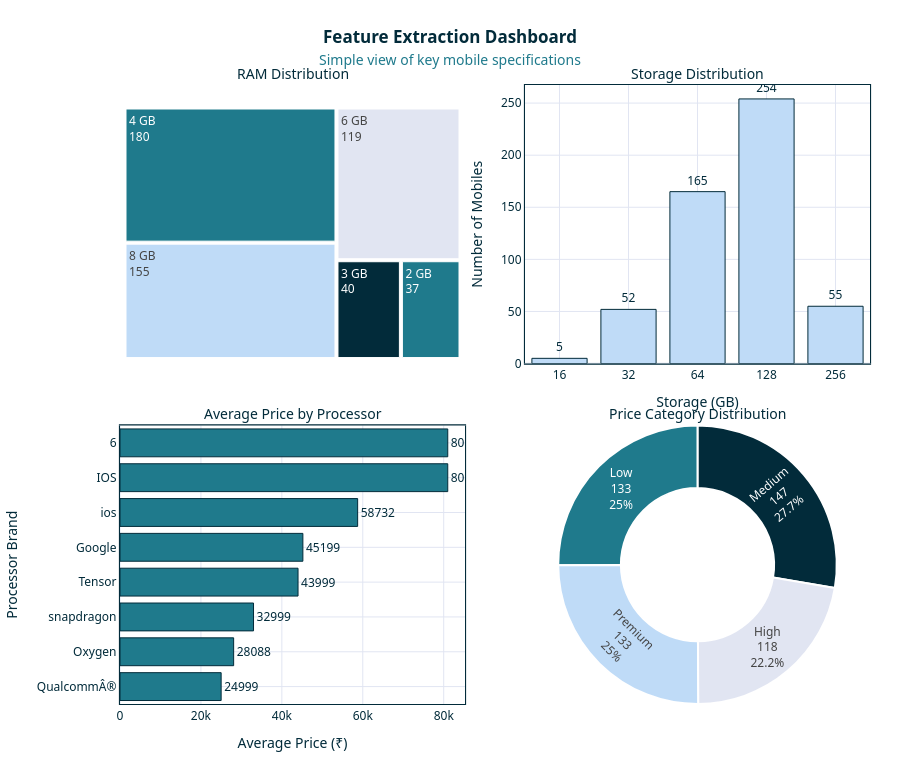

The code cell stored with this chart in its notebook:
### Code cell
colors = ["#022b3a", "#1f7a8c", "#bfdbf7", "#e1e5f2"]

ram_count = df["RAM_GB"].dropna().astype(int).value_counts().reset_index()
ram_count.columns = ["RAM", "Count"]

storage_count = df["Memory_GB"].dropna().astype(int).value_counts().sort_index().reset_index()
storage_count.columns = ["Storage", "Count"]

processor_price = df.groupby("Processor_Brand")["Price"].mean().sort_values().tail(8).reset_index()
price_counts = df["Price_Category"].value_counts()

fig = make_subplots(
    rows=2, cols=2,
    subplot_titles=[
        "RAM Distribution",
        "Storage Distribution",
        "Average Price by Processor",
        "Price Category Distribution"
    ],
    specs=[[{"type":"treemap"}, {"type":"bar"}],
           [{"type":"bar"}, {"type":"pie"}]],
    vertical_spacing=0.10,
    horizontal_spacing=0.08
)

fig.add_trace(go.Treemap(
    labels=ram_count["RAM"].astype(str) + " GB",
    parents=[""] * len(ram_count),
    values=ram_count["Count"],
    textinfo="label+value",
    marker=dict(colors=[colors[1], colors[2], colors[3], colors[0]] * 5)
), 1, 1)

fig.add_trace(go.Bar(
    x=storage_count["Storage"].astype(str),
    y=storage_count["Count"],
    text=storage_count["Count"],
    textposition="outside",
    marker=dict(color=colors[2], line=dict(color=colors[0], width=1))
), 1, 2)

fig.add_trace(go.Bar(
    x=processor_price["Price"],
    y=processor_price["Processor_Brand"],
    orientation="h",
    text=processor_price["Price"].round(0),
    textposition="outside",
    marker=dict(color=colors[1], line=dict(color=colors[0], width=1))
), 2, 1)

fig.add_trace(go.Pie(
    labels=price_counts.index,
    values=price_counts.values,
    hole=0.55,
    textinfo="label+percent+value",
    marker=dict(colors=colors, line=dict(color="white", width=2))
), 2, 2)

fig.update_layout(
    title="<b>Feature Extraction Dashboard</b><br><span style='font-size:14px;color:#1f7a8c'>Simple view of key mobile specifications</span>",
    title_x=0.5,
    template="plotly_white",
    height=760,
    showlegend=False,
    paper_bgcolor="#ffffff",
    plot_bgcolor="#ffffff",
    font=dict(family="Segoe UI", size=12, color=colors[0]),
    margin=dict(t=85, l=30, r=30, b=30)
)

fig.update_xaxes(showline=True, linewidth=1.1, linecolor=colors[0], mirror=True, gridcolor=colors[3])
fig.update_yaxes(showline=True, linewidth=1.1, linecolor=colors[0], mirror=True, gridcolor=colors[3])

fig.update_xaxes(title_text="Storage (GB)", row=1, col=2)
fig.update_yaxes(title_text="Number of Mobiles", row=1, col=2)

fig.update_xaxes(title_text="Average Price (₹)", row=2, col=1)
fig.update_yaxes(title_text="Processor Brand", row=2, col=1)

for a in fig.layout.annotations:
    a.font = dict(size=14, color=colors[0])

fig.show()

### Figure 1 — Plotly figure (JSON) as saved in the notebook; plotly's stock layout.template omitted (floating-point values rounded to 4 significant figures)
{"data": [{"domain": {"x": [0, 0.46], "y": [0.55, 1]}, "labels": ["4 GB", "8 GB", "6 GB", "3 GB", "2 GB"], "marker": {"colors": ["#1f7a8c", "#bfdbf7", "#e1e5f2", "#022b3a", "#1f7a8c", "#bfdbf7", "#e1e5f2", "#022b3a", "#1f7a8c", "#bfdbf7", "#e1e5f2", "#022b3a", "#1f7a8c", "#bfdbf7", "#e1e5f2", "#022b3a", "#1f7a8c", "#bfdbf7", "#e1e5f2", "#022b3a"]}, "parents": ["", "", "", "", ""], "textinfo": "label+value", "type": "treemap", "values": [180, 155, 119, 40, 37]}, {"marker": {"color": "#bfdbf7", "line": {"color": "#022b3a", "width": 1}}, "text": [5.0, 52.0, 165.0, 254.0, 55.0], "textposition": "outside", "type": "bar", "x": ["16", "32", "64", "128", "256"], "xaxis": "x", "y": [5, 52, 165, 254, 55], "yaxis": "y"}, {"marker": {"color": "#1f7a8c", "line": {"color": "#022b3a", "width": 1}}, "orientation": "h", "text": [25000.0, 28090.0, 33000.0, 44000.0, 45200.0, 58730.0, 81000.0, 81000.0], "textposition": "outside", "type": "bar", "x": [25000.0, 28090.0, 33000.0, 44000.0, 45200.0, 58730.0, 81000.0, 81000.0], "xaxis": "x2", "y": ["QualcommÂ®", "Oxygen", "snapdragon", "Tensor", "Google", "ios", "IOS", "6"], "yaxis": "y2"}, {"domain": {"x": [0.54, 1], "y": [0, 0.45]}, "hole": 0.55, "labels": ["Medium", "Low", "Premium", "High"], "marker": {"colors": ["#022b3a", "#1f7a8c", "#bfdbf7", "#e1e5f2"], "line": {"color": "white", "width": 2}}, "textinfo": "label+percent+value", "type": "pie", "values": [147, 133, 133, 118]}], "layout": {"annotations": [{"font": {"color": "#022b3a", "size": 14}, "showarrow": false, "text": "RAM Distribution", "x": 0.23, "xanchor": "center", "xref": "paper", "y": 1, "yanchor": "bottom", "yref": "paper"}, {"font": {"color": "#022b3a", "size": 14}, "showarrow": false, "text": "Storage Distribution", "x": 0.77, "xanchor": "center", "xref": "paper", "y": 1, "yanchor": "bottom", "yref": "paper"}, {"font": {"color": "#022b3a", "size": 14}, "showarrow": false, "text": "Average Price by Processor", "x": 0.23, "xanchor": "center", "xref": "paper", "y": 0.45, "yanchor": "bottom", "yref": "paper"}, {"font": {"color": "#022b3a", "size": 14}, "showarrow": false, "text": "Price Category Distribution", "x": 0.77, "xanchor": "center", "xref": "paper", "y": 0.45, "yanchor": "bottom", "yref": "paper"}], "font": {"color": "#022b3a", "family": "Segoe UI", "size": 12}, "height": 760, "margin": {"b": 30, "l": 30, "r": 30, "t": 85}, "paper_bgcolor": "#ffffff", "plot_bgcolor": "#ffffff", "showlegend": false, "title": {"text": "<b>Feature Extraction Dashboard</b><br><span style='font-size:14px;color:#1f7a8c'>Simple view of key mobile specifications</span>", "x": 0.5}, "xaxis": {"anchor": "y", "domain": [0.54, 1], "gridcolor": "#e1e5f2", "linecolor": "#022b3a", "linewidth": 1.1, "mirror": true, "showline": true, "title": {"text": "Storage (GB)"}}, "xaxis2": {"anchor": "y2", "domain": [0, 0.46], "gridcolor": "#e1e5f2", "linecolor": "#022b3a", "linewidth": 1.1, "mirror": true, "showline": true, "title": {"text": "Average Price (₹)"}}, "yaxis": {"anchor": "x", "domain": [0.55, 1], "gridcolor": "#e1e5f2", "linecolor": "#022b3a", "linewidth": 1.1, "mirror": true, "showline": true, "title": {"text": "Number of Mobiles"}}, "yaxis2": {"anchor": "x2", "domain": [0, 0.45], "gridcolor": "#e1e5f2", "linecolor": "#022b3a", "linewidth": 1.1, "mirror": true, "showline": true, "title": {"text": "Processor Brand"}}}}
